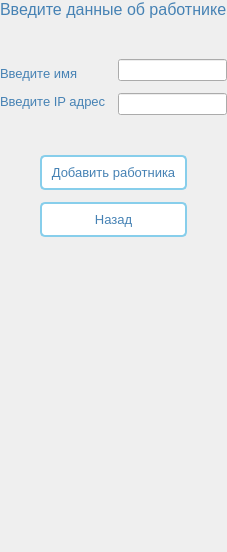
     <widget class="QWidget" name="addEmpPage">
      <layout class="QVBoxLayout" name="verticalLayout_22">
       <property name="spacing">
        <number>0</number>
       </property>
       <property name="leftMargin">
        <number>0</number>
       </property>
       <property name="topMargin">
        <number>0</number>
       </property>
       <property name="rightMargin">
        <number>0</number>
       </property>
       <property name="bottomMargin">
        <number>0</number>
       </property>
       <item>
        <widget class="QLabel" name="label_3">
         <property name="font">
          <font>
           <pointsize>12</pointsize>
           <weight>50</weight>
           <bold>false</bold>
          </font>
         </property>
         <property name="styleSheet">
          <string notr="true">QLabel {
    color: #4682B4;

    font-weight: normal;
}</string>
         </property>
         <property name="text">
          <string>Введите данные об работнике</string>
         </property>
        </widget>
       </item>
       <item>
        <spacer name="verticalSpacer_17">
         <property name="orientation">
          <enum>Qt::Vertical</enum>
         </property>
         <property name="sizeType">
          <enum>QSizePolicy::Minimum</enum>
         </property>
         <property name="sizeHint" stdset="0">
          <size>
           <width>20</width>
           <height>40</height>
          </size>
         </property>
        </spacer>
       </item>
       <item>
        <layout class="QHBoxLayout" name="horizontalLayout_13">
         <item>
          <layout class="QVBoxLayout" name="verticalLayout_21">
           <property name="rightMargin">
            <number>12</number>
           </property>
           <item>
            <widget class="QLabel" name="label_4">
             <property name="font">
              <font>
               <pointsize>10</pointsize>
               <weight>50</weight>
               <bold>false</bold>
              </font>
             </property>
             <property name="styleSheet">
              <string notr="true">QLabel {
    color: #4682B4;

    font-weight: normal;
}</string>
             </property>
             <property name="text">
              <string>Введите имя</string>
             </property>
            </widget>
           </item>
           <item>
            <widget class="QLabel" name="label_5">
             <property name="font">
              <font>
               <pointsize>10</pointsize>
               <weight>50</weight>
               <bold>false</bold>
              </font>
             </property>
             <property name="styleSheet">
              <string notr="true">QLabel {
    color: #4682B4;

    font-weight: normal;
}</string>
             </property>
             <property name="text">
              <string>Введите IP адрес</string>
             </property>
            </widget>
           </item>
          </layout>
         </item>
         <item>
          <layout class="QVBoxLayout" name="verticalLayout_20">
           <property name="spacing">
            <number>12</number>
           </property>
           <item>
            <widget class="QLineEdit" name="nameLineEdit"/>
           </item>
           <item>
            <widget class="QLineEdit" name="ipEmpLineEdit"/>
           </item>
          </layout>
         </item>
        </layout>
       </item>
       <item>
        <spacer name="verticalSpacer_16">
         <property name="orientation">
          <enum>Qt::Vertical</enum>
         </property>
         <property name="sizeType">
          <enum>QSizePolicy::Minimum</enum>
         </property>
         <property name="sizeHint" stdset="0">
          <size>
           <width>20</width>
           <height>40</height>
          </size>
         </property>
        </spacer>
       </item>
       <item>
        <layout class="QHBoxLayout" name="horizontalLayout_16">
         <item>
          <spacer name="horizontalSpacer_6">
           <property name="orientation">
            <enum>Qt::Horizontal</enum>
           </property>
           <property name="sizeType">
            <enum>QSizePolicy::Preferred</enum>
           </property>
           <property name="sizeHint" stdset="0">
            <size>
             <width>40</width>
             <height>20</height>
            </size>
           </property>
          </spacer>
         </item>
         <item>
          <layout class="QVBoxLayout" name="verticalLayout_7">
           <property name="spacing">
            <number>12</number>
           </property>
           <item>
            <widget class="QPushButton" name="addEmployer">
             <property name="font">
              <font>
               <pointsize>10</pointsize>
              </font>
             </property>
             <property name="styleSheet">
              <string notr="true">QPushButton {
    background-color: white;
    border: 2px solid #87CEEB;
    border-radius: 5px;
    padding: 8px;
    color: #4682B4;
}

QPushButton:hover {
    background-color: #F0F8FF;
}

QPushButton:pressed {
    background-color: #E6F3FF;
}</string>
             </property>
             <property name="text">
              <string>Добавить работника</string>
             </property>
            </widget>
           </item>
           <item>
            <widget class="QPushButton" name="undoEmpButton">
             <property name="font">
              <font>
               <pointsize>10</pointsize>
              </font>
             </property>
             <property name="styleSheet">
              <string notr="true">QPushButton {
    background-color: white;
    border: 2px solid #87CEEB;
    border-radius: 5px;
    padding: 8px;
    color: #4682B4;
}

QPushButton:hover {
    background-color: #F0F8FF;
}

QPushButton:pressed {
    background-color: #E6F3FF;
}</string>
             </property>
             <property name="text">
              <string>Назад</string>
             </property>
            </widget>
           </item>
          </layout>
         </item>
         <item>
          <spacer name="horizontalSpacer_7">
           <property name="orientation">
            <enum>Qt::Horizontal</enum>
           </property>
           <property name="sizeType">
            <enum>QSizePolicy::Preferred</enum>
           </property>
           <property name="sizeHint" stdset="0">
            <size>
             <width>40</width>
             <height>20</height>
            </size>
           </property>
          </spacer>
         </item>
        </layout>
       </item>
       <item>
        <spacer name="verticalSpacer_15">
         <property name="orientation">
          <enum>Qt::Vertical</enum>
         </property>
         <property name="sizeHint" stdset="0">
          <size>
           <width>20</width>
           <height>315</height>
          </size>
         </property>
        </spacer>
       </item>
      </layout>
     </widget>
